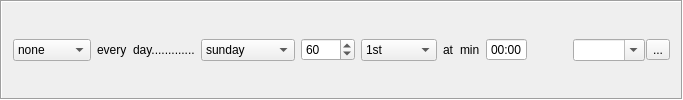
    <widget class="QFrame" name="frame_17">
     <property name="frameShape">
      <enum>QFrame::Box</enum>
     </property>
     <property name="frameShadow">
      <enum>QFrame::Sunken</enum>
     </property>
     <layout class="QHBoxLayout" name="horizontalLayout_17">
      <item>
       <widget class="QComboBox" name="cmbScheduleSelect_4">
        <property name="editable">
         <bool>false</bool>
        </property>
        <item>
         <property name="text">
          <string>none</string>
         </property>
        </item>
        <item>
         <property name="text">
          <string>regular</string>
         </property>
        </item>
        <item>
         <property name="text">
          <string>daily</string>
         </property>
        </item>
        <item>
         <property name="text">
          <string>weekly</string>
         </property>
        </item>
        <item>
         <property name="text">
          <string>monthly</string>
         </property>
        </item>
        <item>
         <property name="text">
          <string>quarterly</string>
         </property>
        </item>
       </widget>
      </item>
      <item>
       <layout class="QHBoxLayout" name="horizontalLayout_12">
        <item>
         <widget class="QLabel" name="lblEvery_4">
          <property name="text">
           <string>every</string>
          </property>
         </widget>
        </item>
        <item>
         <widget class="QLabel" name="lblDay_4">
          <property name="text">
           <string>day.............</string>
          </property>
         </widget>
        </item>
        <item>
         <widget class="QComboBox" name="cmbSelectDay_4">
          <item>
           <property name="text">
            <string>sunday</string>
           </property>
          </item>
          <item>
           <property name="text">
            <string>monday</string>
           </property>
          </item>
          <item>
           <property name="text">
            <string>tuesday</string>
           </property>
          </item>
          <item>
           <property name="text">
            <string>wednesday</string>
           </property>
          </item>
          <item>
           <property name="text">
            <string>thursday</string>
           </property>
          </item>
          <item>
           <property name="text">
            <string>friday</string>
           </property>
          </item>
          <item>
           <property name="text">
            <string>saturday</string>
           </property>
          </item>
         </widget>
        </item>
        <item>
         <widget class="QSpinBox" name="spinMinute_4">
          <property name="maximum">
           <number>1439</number>
          </property>
          <property name="value">
           <number>60</number>
          </property>
         </widget>
        </item>
        <item>
         <widget class="QComboBox" name="cmbMonthDay_4">
          <item>
           <property name="text">
            <string>1st</string>
           </property>
          </item>
          <item>
           <property name="text">
            <string>2nd</string>
           </property>
          </item>
          <item>
           <property name="text">
            <string>3rd</string>
           </property>
          </item>
          <item>
           <property name="text">
            <string>4th</string>
           </property>
          </item>
          <item>
           <property name="text">
            <string>5th</string>
           </property>
          </item>
          <item>
           <property name="text">
            <string>6th</string>
           </property>
          </item>
          <item>
           <property name="text">
            <string>7th</string>
           </property>
          </item>
          <item>
           <property name="text">
            <string>8th</string>
           </property>
          </item>
          <item>
           <property name="text">
            <string>9th</string>
           </property>
          </item>
          <item>
           <property name="text">
            <string>10th</string>
           </property>
          </item>
          <item>
           <property name="text">
            <string>11th</string>
           </property>
          </item>
          <item>
           <property name="text">
            <string>12th</string>
           </property>
          </item>
          <item>
           <property name="text">
            <string>13th</string>
           </property>
          </item>
          <item>
           <property name="text">
            <string>14th</string>
           </property>
          </item>
          <item>
           <property name="text">
            <string>15th</string>
           </property>
          </item>
          <item>
           <property name="text">
            <string>16th</string>
           </property>
          </item>
          <item>
           <property name="text">
            <string>17th</string>
           </property>
          </item>
          <item>
           <property name="text">
            <string>18th</string>
           </property>
          </item>
          <item>
           <property name="text">
            <string>19th</string>
           </property>
          </item>
          <item>
           <property name="text">
            <string>20th</string>
           </property>
          </item>
          <item>
           <property name="text">
            <string>21th</string>
           </property>
          </item>
          <item>
           <property name="text">
            <string>22th</string>
           </property>
          </item>
          <item>
           <property name="text">
            <string>23th</string>
           </property>
          </item>
          <item>
           <property name="text">
            <string>24th</string>
           </property>
          </item>
          <item>
           <property name="text">
            <string>25th</string>
           </property>
          </item>
          <item>
           <property name="text">
            <string>26th</string>
           </property>
          </item>
          <item>
           <property name="text">
            <string>27th</string>
           </property>
          </item>
          <item>
           <property name="text">
            <string>28th</string>
           </property>
          </item>
          <item>
           <property name="text">
            <string>29th</string>
           </property>
          </item>
          <item>
           <property name="text">
            <string>30th</string>
           </property>
          </item>
          <item>
           <property name="text">
            <string>31th</string>
           </property>
          </item>
          <item>
           <property name="text">
            <string>Last day</string>
           </property>
          </item>
         </widget>
        </item>
        <item>
         <widget class="QLabel" name="lblAt_4">
          <property name="text">
           <string>at</string>
          </property>
         </widget>
        </item>
        <item>
         <widget class="QLabel" name="lblMinute_4">
          <property name="text">
           <string>min</string>
          </property>
         </widget>
        </item>
        <item>
         <widget class="QTimeEdit" name="timeEdit_4">
          <property name="buttonSymbols">
           <enum>QAbstractSpinBox::NoButtons</enum>
          </property>
          <property name="displayFormat">
           <string>hh:mm</string>
          </property>
         </widget>
        </item>
        <item>
         <spacer name="horizontalSpacer_4">
          <property name="orientation">
           <enum>Qt::Horizontal</enum>
          </property>
          <property name="sizeHint" stdset="0">
           <size>
            <width>40</width>
            <height>20</height>
           </size>
          </property>
         </spacer>
        </item>
       </layout>
      </item>
      <item>
       <layout class="QHBoxLayout" name="horizontalLayout_13">
        <property name="spacing">
         <number>1</number>
        </property>
        <item>
         <widget class="QComboBox" name="cmbAlertSelect_4">
          <property name="editable">
           <bool>true</bool>
          </property>
         </widget>
        </item>
        <item>
         <widget class="QToolButton" name="btnAlertSelect_4">
          <property name="text">
           <string>...</string>
          </property>
          <property name="icon">
           <iconset resource="../../qHostMonitor.qrc">
            <normaloff>:/img/foldersTree.png</normaloff>:/img/foldersTree.png</iconset>
          </property>
          <property name="iconSize">
           <size>
            <width>16</width>
            <height>16</height>
           </size>
          </property>
         </widget>
        </item>
       </layout>
      </item>
     </layout>
    </widget>
